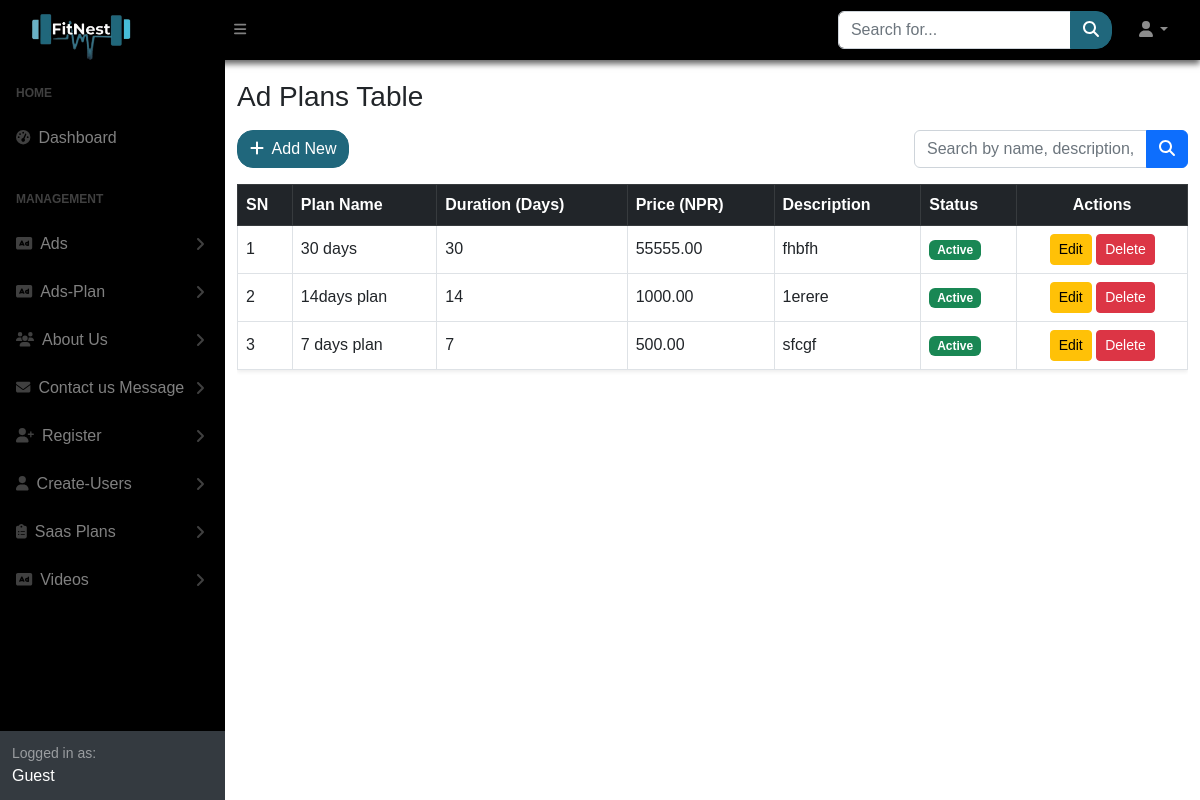
The app's page /SuperAdmin/Ads-Plan/index.php, older data.
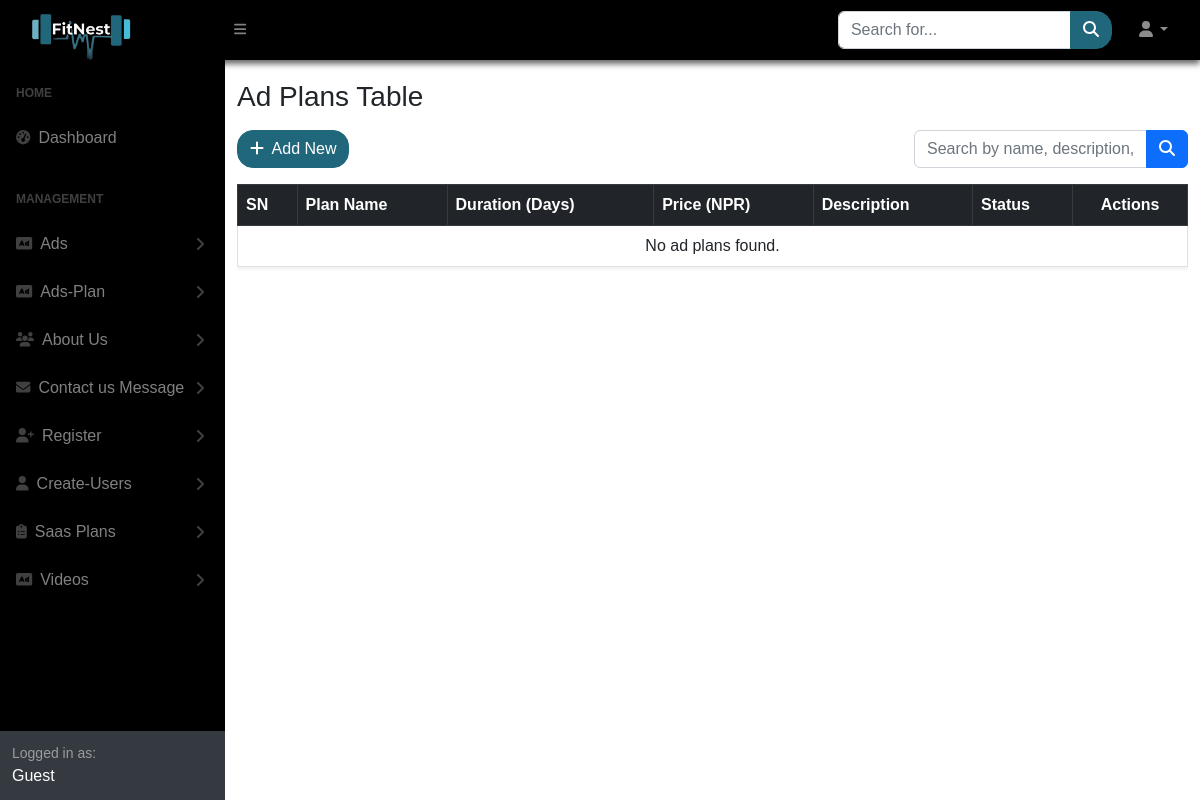
The same page, newer data.
### tables this page shows
CREATE TABLE `ad_plans` (
  `plan_id` int(11) NOT NULL,
  `name` varchar(100) NOT NULL,
  `duration_days` int(11) NOT NULL,
  `price` decimal(10,2) NOT NULL,
  `description` text DEFAULT NULL,
  `status` enum('active','inactive') DEFAULT 'active',
  `created_at` timestamp NOT NULL DEFAULT current_timestamp(),
  `updated_at` timestamp NOT NULL DEFAULT current_timestamp() ON UPDATE current_timestamp()
);

### SuperAdmin/Ads-Plan/index.php (the view, shortened to what this page needs)
<?php require("../sidelayout.php"); ?>
<div id="layoutSidenav_content">
    <main>
        <div class="container mt-4">
            <h3 class="mb-3">Ad Plans Table</h3>
            <div class="d-flex justify-content-between align-items-center mb-3">
                <a href="create.php" class="btn btn-our">
                    <i class="fas fa-plus me-1"></i> Add New
                </a>
                <form method="GET" class="d-flex">
                    <div class="input-group" style="max-width: 400px;">
                        <input type="text" name="search" class="form-control"
                            placeholder="Search by name, description, or status..."
                            value="<?= isset($_GET['search']) ? htmlspecialchars($_GET['search']) : '' ?>">
                        <button type="submit" class="btn btn-primary">
                            <i class="fas fa-search"></i>
                        </button>
                    </div>
                </form>
            </div>
            <div class="table-responsive">
                <table class="table table-bordered table-hover shadow-sm align-middle">
                    <thead class="table-dark">
                        <tr>
                            <th>SN</th>
                            <th>Plan Name</th>
                            <th>Duration (Days)</th>
                            <th>Price (NPR)</th>
                            <th>Description</th>
                            <th>Status</th>
                            <th class="text-center">Actions</th>
                        </tr>
                    </thead>
                    <tbody>
                        <?php
                        include "../../database/db_connect.php";
                        $limit = 15;
                        $page = isset($_GET['page']) ? (int)$_GET['page'] : 1;
                        $offset = ($page - 1) * $limit;
                        $where = "";
                        $sql = "SELECT plan_id, name, duration_days, price, description, status
                            FROM ad_plans $where
                            ORDER BY created_at DESC
                            LIMIT $limit OFFSET $offset";
                        $result = mysqli_query($conn, $sql);
                        if (mysqli_num_rows($result) > 0) {
                            $sn = $offset + 1;
                            while ($plan = mysqli_fetch_assoc($result)) {
                                echo "<tr>";
                                echo "<td>" . $sn++ . "</td>";
                                echo "<td>" . htmlspecialchars($plan['name']) . "</td>";
                                echo "<td>" . htmlspecialchars($plan['duration_days']) . "</td>";
                                echo "<td>" . htmlspecialchars($plan['price']) . "</td>";
                                echo "<td>" . htmlspecialchars($plan['description']) . "</td>";
                                echo "<td>";
                                if ($plan['status'] === 'active') {
                                    echo "<span class='badge bg-success'>Active</span>";
                                } else {
                                    echo "<span class='badge bg-secondary'>Inactive</span>";
                                }
                                echo "</td>";
                                echo "<td class='text-center'>
                                    <a href='edit.php?id=" . $plan['plan_id'] . "' class='btn btn-sm btn-warning'>Edit</a>
                                    <a href='delete.php?id=" . $plan['plan_id'] . "' class='btn btn-sm btn-danger' onclick=\"return confirm('Are you sure you want to delete this ad plan?');\">Delete</a>
                                  </td>";
                                echo "</tr>";
                            }
                        } else {
                            echo "<tr><td colspan='7' class='text-center '>No ad plans found.</td></tr>";
                        }
                        ?>
                    </tbody>
                </table>
            </div>
        </div>
        <link href="https://cdnjs.cloudflare.com/ajax/libs/font-awesome/6.5.0/css/all.min.css" rel="stylesheet" />
    </main>
    <?php require("../assets/link.php"); ?>

Row changes from the older to the newer data that the page shows:
removed ad_plans: name "30 days", duration_days "30", price "55555.00", description "fhbfh", status "Active"
removed ad_plans: name "14days plan", duration_days "14", price "1000.00", description "1erere", status "Active"
removed ad_plans: name "7 days plan", duration_days "7", price "500.00", description "sfcgf", status "Active"
Text that changed along with them:
text now shown: "No ad plans found."
